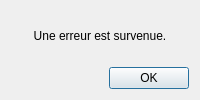
<?xml version="1.0" encoding="UTF-8"?>
<ui version="4.0">
 <class>ErrorDialog</class>
 <widget class="QDialog" name="ErrorDialog">
  <layout class="QVBoxLayout" name="verticalLayout">
   <item>
    <widget class="QLabel" name="labelError">
     <property name="text"><string>Une erreur est survenue.</string></property>
     <property name="alignment"><set>Qt::AlignCenter</set></property>
     <property name="wordWrap"><bool>true</bool></property>
    </widget>
   </item>
   <item>
    <widget class="QDialogButtonBox" name="buttonBox">
     <property name="orientation"><enum>Qt::Horizontal</enum></property>
     <property name="standardButtons"><set>QDialogButtonBox::Ok</set></property>
    </widget>
   </item>
  </layout>
 </widget>
 <resources/>
 <connections/>
</ui>
